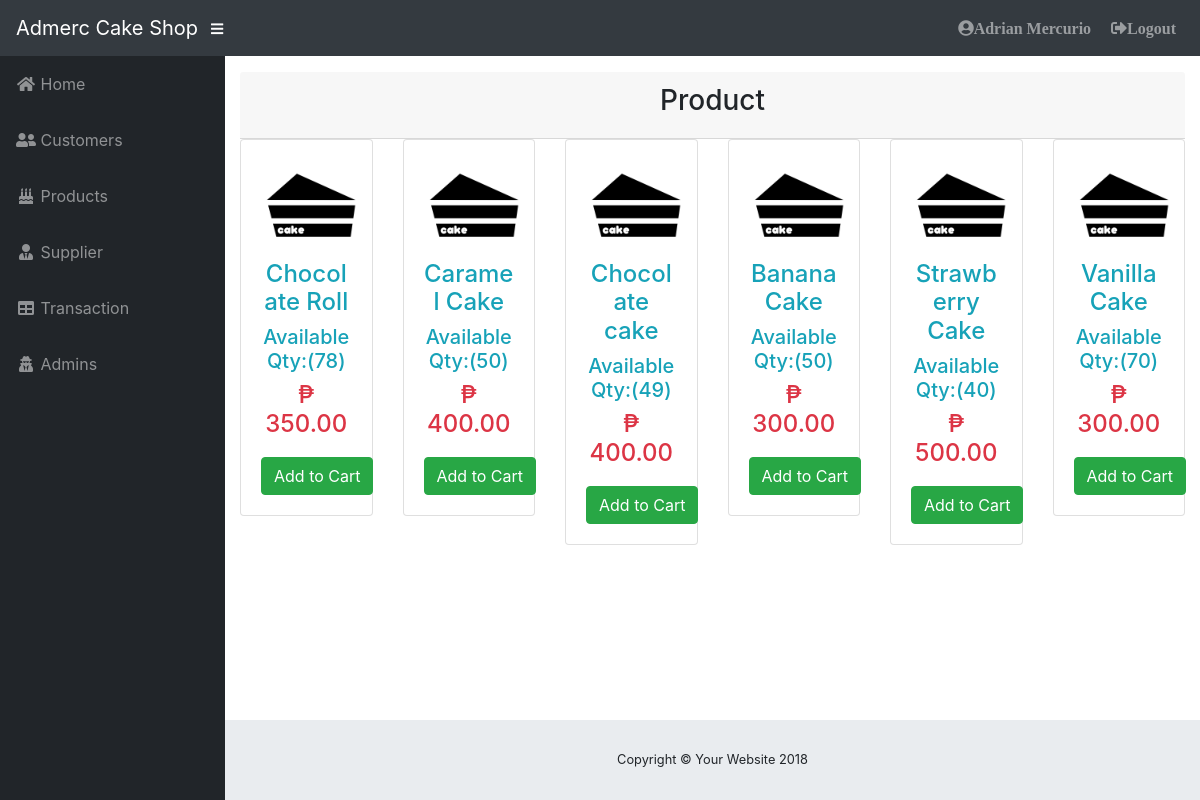
The app's page /transaction.php (signed in) with its own data.
### tables this page shows
CREATE TABLE IF NOT EXISTS `tblproducts` (
`product_id` int(11) NOT NULL,
  `product_name` varchar(50) NOT NULL,
  `quantity` int(11) NOT NULL DEFAULT '1',
  `available` int(11) NOT NULL DEFAULT '1',
  `price` int(20) NOT NULL,
  `profit` int(22) NOT NULL,
  `selling_price` int(22) NOT NULL,
  `date_in` varchar(50) NOT NULL,
  `category_id` int(11) NOT NULL,
  `supplier_id` int(11) NOT NULL,
  `user_id` int(11) NOT NULL,
  `product_code` varchar(11) NOT NULL,
  `status` varchar(200) NOT NULL
);

### transaction.php (the view, shortened to what this page needs)
<?php include('includes/connection.php');?>
<?php include 'includes/header.php'; ?>
<?php include 'includes/sidebar.php'; ?>
<!DOCTYPE html>
<html>
<head>
</head>
<body>
  <center><div class="card-header">
<h3>Product</h3>
</div></center>
<div class="row">
  <?php
  $query = "SELECT * FROM tblproducts WHERE status='available' GROUP BY product_code";
$result = mysqli_query($db,$query);
if (mysqli_num_rows($result)>0)
{
 while ($row=mysqli_fetch_array($result))
{
   ?>
<div class="col-lg-2">
  <div class="card mb-3">
    <div class="card-body">
      <form method="post" action="transaction.php?action=add&id=<?php echo $row["product_code"]; ?>">
         <center><img src="img/cakes.jpg" style="width: 100px">
         <h4 class="text-info"><?php echo $row["product_name"]; ?></h4>
         <h5 class="text-info">Available Qty:(<?php echo $row["available"]; ?>)</h5>
         <h4 class="text-danger">&#8369 <?php echo $row["selling_price"]; ?>.00</h4>
       <input class="btn btn-success" type="submit" name="add_to_cart" value="Add to Cart" style="margin-top: 10px"></center>
     </form>
    </div>
  </div>
</div>
<?php
}
}
?>
</div>
</body>
</html>
<?php include 'includes/footer.php'; ?>

### css/sb-admin.css (style rules this page uses)
html { position: relative; min-height: 100%; }
body { height: 100%; }
:root { --input-padding-x: 0.75rem; --input-padding-y: 0.75rem; }

### records on screen
tblproducts: product_name "Chocolate Roll", available "78", selling_price "350"
tblproducts: product_name "Caramel Cake", available "50", selling_price "400"
tblproducts: product_name "Chocolate cake", available "49", selling_price "400"
tblproducts: product_name "Banana Cake", available "50", selling_price "300"
tblproducts: product_name "Strawberry Cake", available "40", selling_price "500"
tblproducts: product_name "Vanilla Cake", available "70", selling_price "300"

### other values on screen
$_SESSION['fname'] "Adrian"
$_SESSION['lname'] "Mercurio"
